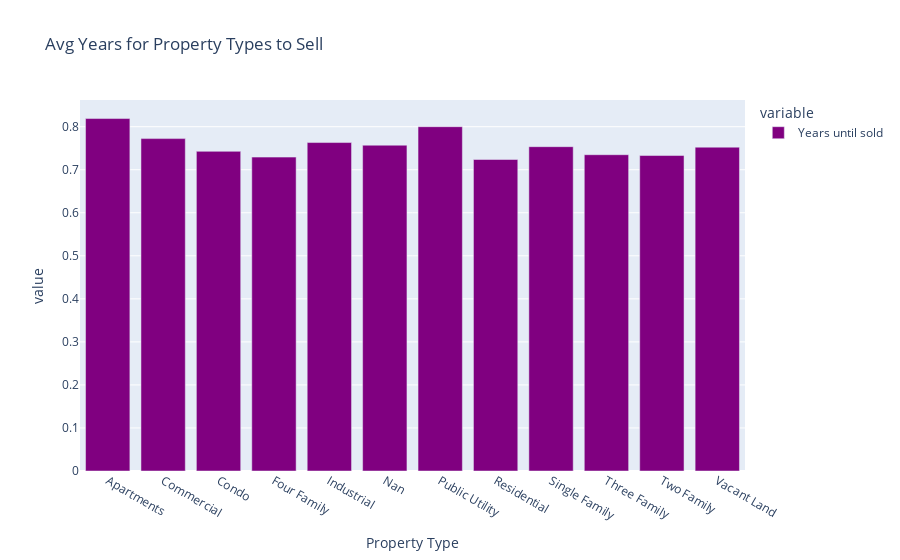

Write notebook code for a chart like this one.
### Code cell
fig = px.bar(avg_time_property_types_sold_by_property,
             title="Avg Years for Property Types to Sell",
             color_discrete_sequence=["purple"])
fig.show()

### Figure 1 — Plotly figure (JSON) as saved in the notebook; plotly's stock layout.template omitted (floating-point values rounded to 4 significant figures)
{"data": [{"alignmentgroup": "True", "hovertemplate": "variable=Years until sold<br>Property Type=%{x}<br>value=%{y}<extra></extra>", "legendgroup": "Years until sold", "marker": {"color": "purple", "pattern": {"shape": ""}}, "name": "Years until sold", "offsetgroup": "Years until sold", "orientation": "v", "showlegend": true, "textposition": "auto", "type": "bar", "x": ["Apartments", "Commercial", "Condo", "Four Family", "Industrial", "Nan", "Public Utility", "Residential", "Single Family", "Three Family", "Two Family", "Vacant Land"], "xaxis": "x", "y": [0.8189, 0.7723, 0.7427, 0.7293, 0.7632, 0.757, 0.8, 0.7238, 0.7536, 0.7349, 0.733, 0.7525], "yaxis": "y"}], "layout": {"barmode": "relative", "legend": {"title": {"text": "variable"}, "tracegroupgap": 0}, "title": {"text": "Avg Years for Property Types to Sell"}, "xaxis": {"anchor": "y", "domain": [0, 1], "title": {"text": "Property Type"}}, "yaxis": {"anchor": "x", "domain": [0, 1], "title": {"text": "value"}}}}
